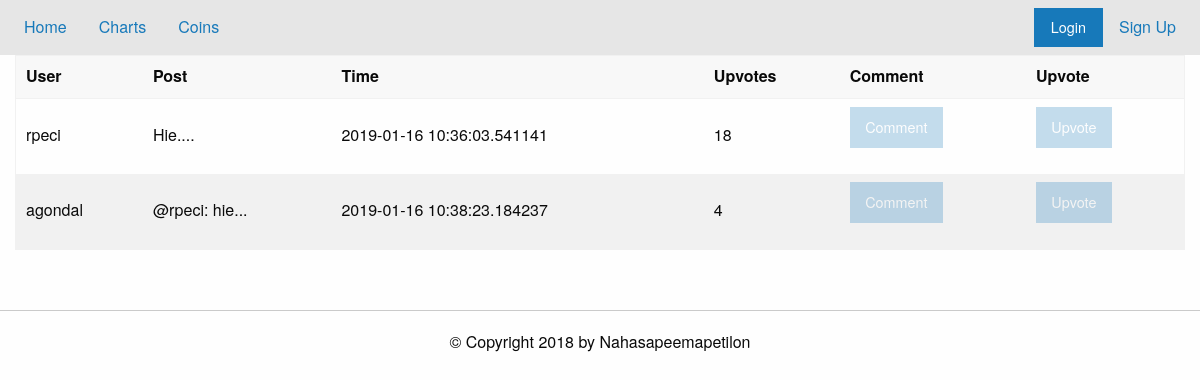
Before: /thread?id=3 with the older database file.
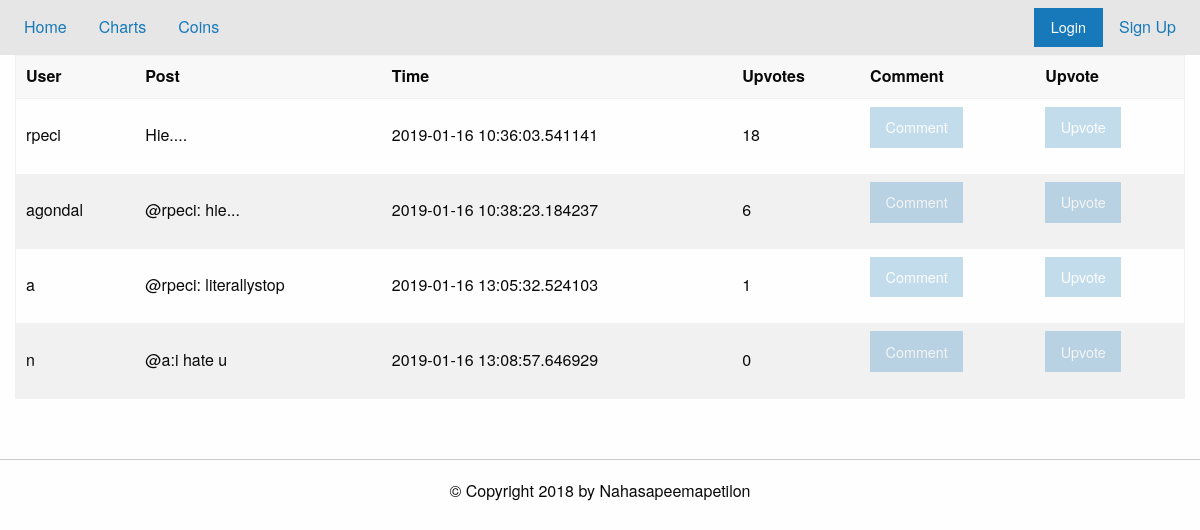
After: the same page with the newer database file.
### tables this page shows
CREATE TABLE t3 (postID INT PRIMARY KEY,post TEXT,user TEXT,time TEXT,upvote INT,whoVote TEXT);

### app.py (the view, shortened to what this page needs)
@app.route("/thread", methods=['POST','GET'])
def load_thread():
    if request.method=="GET":
        threadID = request.args.get('id')#or perhaps name?
        print(threadID)
        db = sqlite3.connect('./data/base.db')
        c = db.cursor()
        try:
            posts = dbEditor.viewThread(c, threadID)
            db.close()
            return render_template('thread.html', notLoggedIn=noUser(), posts=posts, threadname=posts[0][1], threadID=threadID)
        except:
            flash("Thread not Found")
            return redirect('/')

### app.py (called while the page is built)
def noUser():
    return 'username' not in session.keys()

### util/dbEditor.py (called while the page is built)
def viewThread(cursor,threadID):
    v = "SELECT user,post,time,postID,upvote,whoVote FROM t" + str(threadID) + ";" # not the people who upvote
    val = list(cursor.execute(v))
    return val

### templates/thread.html (shortened to what this page needs)
{% extends "forum.html" %}
{% block content %}
<div class="grid-container">
{% set msgs = get_flashed_messages() %}
  <div class="table-scroll">
<table class="hover">
  <thead><tr>
      <th> User </th><th> Post </th><th> Time </th><th> Upvotes </th>
      <th> Comment</th><th> Upvote</th>
  </tr></thead>
  <tbody>
    {% for post in posts %}
    <tr>
      <td id="{{post[3]}}">{{post[0]}}</td><td>{{post[1]}}</td>
      <td>{{post[2]}}</td><td>{{post[4]}}</td>
      <td>
	<button class="button" data-open="addPost{{post[3]}}" {% if notLoggedIn %} disabled {% endif %}> Comment</button>
      </td>
      <td><form action="#" method="POST">
	  <button class="button" value="{{post[3]}},{{threadID}}" name="upvote" {% if notLoggedIn %} disabled {% endif %}>Upvote</button>
      </form></td>
    </tr>
    {% endfor %}
  </tbody>
</table>
</div>
</div>
{% endblock %}

### templates/forum.html (shortened to what this page needs)
{% extends "home.html" %}

### templates/home.html (shortened to what this page needs)
{% extends "layout.html" %}
{% block pageTop %}
<div class="top-bar">
  <div class="top-bar-left"><ul class="menu">
      <li><a href="/">Home</a></li>
      <li><a href="/chart">Charts</a></li>
	  <li><a href="/coins">Coins</a><li>
  </ul></div>
  <div class="top-bar-right"><ul class="menu">
      {% if notLoggedIn %}
      <li><button class="button" type="button" data-toggle="example-dropdown">Login</button>
      </li>
      <li><a href="/register_page"> Sign Up</a></li>
      {% else %}
      <li> <a href="/profile"> Profile</a></li>
      <li> <a href="/logout"> LogOut </a></li>
      {% endif %}
  </ul></div>
</div>
{% endblock %}

### templates/layout.html (shortened to what this page needs)
<!DOCTYPE html>
<html lang="en" >
  <head>
    <link rel="stylesheet" href="https://cdn.jsdelivr.net/npm/foundation-sites@6.5.1/dist/css/foundation.min.css">
    <link rel="stylesheet" href="https://cdnjs.cloudflare.com/ajax/libs/foundation/6.0.1/css/foundation.css">
  </head>
  <body>
    {% block pageTop %}{% endblock %}
    {% block content %}{% endblock %}
    <br><hr>
    <div id="footer" class="grid-container">
      <div class="grid-x grid-padding-x">
	<div class="cell">
      {% block footer %}
      <h6 class="text-center"> &copy; Copyright 2018 by Nahasapeemapetilon</h6>
      {% endblock %}
	</div>
      </div>
    </div>
  </body>
</html>

Changed rows visible on the page:
changed t3 "agondal": upvote "4" → "6"
added t3: user "a", post "@rpeci: literallystop", time "2019-01-16 13:05:32.524103", upvote "1", {{ post[3] }} 3 (drawn)
added t3: user "n", post "@a:i hate u", time "2019-01-16 13:08:57.646929", upvote "0", {{ post[3] }} 4 (drawn)
